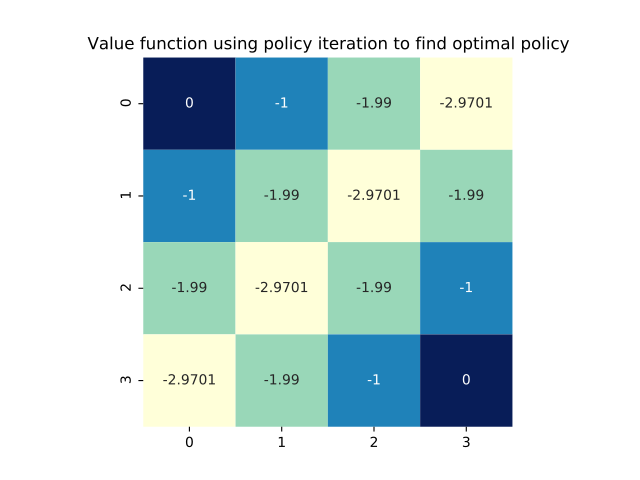

Reproduce this figure in Python.
"""
This file may not be shared/redistributed without permission. Please read copyright notice in the git repo. If this file contains other copyright notices disregard this text.
"""
import numpy as np
from irlc.ex09.small_gridworld import SmallGridworldMDP
import matplotlib.pyplot as plt
from irlc.ex09.policy_evaluation import policy_evaluation
from irlc.ex01.agent import Agent
from irlc.ex09.policy_evaluation import qs_
from collections import defaultdict

class PolicyIterationAgent(Agent):
    """ this is an old of how we can combine policy iteration into the Agent interface which we will
    use in the subsequent weeks. """
    def __init__(self, env, gamma):
        self.pi, self.v = policy_iteration(env, gamma)
        super().__init__(self)

    def pi(self, s, k=None):
        return self.pi(s)
        #raise NotImplementedError("Implement function body")

    def train(self, s, a, r, sp, done=False):
        pass

    def __str__(self):
        return 'PolicyIterationAgent'

def policy_iteration(env, gamma=1.0):
    """
    In this exercise, the policy will simply be a list of actions, such that pi[s] is the action
    we select in state s
    """
    pi = {s: np.random.choice(env.A(s)) for s in env.nonterminal_states}
    policy_stable = False
    V = None
    while not policy_stable:
        # Evaluate the current policy using your code from the previous exercise
        V = policy_evaluation( {s: {pi[s]: 1} for s in env.nonterminal_states}, env, gamma)
        policy_stable = True     # set to False if the policy pi changes
        # Implement the steps for policy improvement here. Start by writing a for-loop over all states
        # and implement the function body.
        # I recommend looking at the property env.nonterminal_states (see MDP class for more information).
        for s in env.nonterminal_states:
            pi_old = pi[s]
            Qs = qs_(env, s, gamma, V)
            pi[s] = max(Qs, key=lambda a: Qs[a])
            if pi_old != pi[s]:
                policy_stable = False

        # raise NotImplementedError("")
    return pi, V

if __name__ == "__main__":
    env = SmallGridworldMDP()
    pi, v = policy_iteration(env, gamma=0.99)
    expected_v = np.array([ 0, -1, -2, -3,
                           -1, -2, -3, -2,
                           -2, -3, -2, -1,
                           -3, -2, -1,  0])

    from irlc.ex09.small_gridworld import plot_value_function
    plot_value_function(env, v)
    plt.title("Value function using policy iteration to find optimal policy")
    from irlc import savepdf
    savepdf("policy_iteration")
    plt.show()
